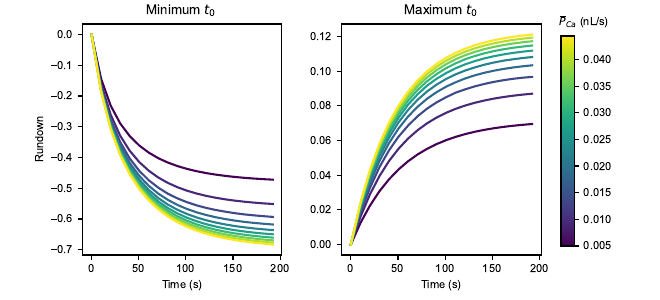

Here is the Python script that generated this plot:
import numpy as np
import matplotlib.pyplot as plt
import matplotlib

import helpers
import parameters

pca_range = np.linspace(parameters.pca_min, parameters.pca_max, 10)
thold = parameters.thold_default
n_sweep, mult = parameters.cal_n_sweep(thold)
R = parameters.R_default # cm
dR = parameters.dR # cm
t0_arr = [parameters.t0_min, parameters.t0_max] # milli seconds

N_div = int((R-parameters.Rh)/dR)

# Set font
matplotlib.rc('font', family='arial', size = 8)

fig = plt.figure(figsize=(6.6, 3))
fig_cont = []
for i in range(2):
    fig_cont.append(fig.add_subplot(int(f'12{i+1}')))
fig_cont[0].set_ylabel('Rundown')
fig_cont[0].set_xlabel('Time (s)')
fig_cont[1].set_xlabel('Time (s)')
fig_cont[0].set_xticks([0, 50, 100, 150, 200], [0, 50, 100, 150, 200])
fig_cont[1].set_xticks([0, 50, 100, 150, 200], [0, 50, 100, 150, 200])

colors = [matplotlib.cm.viridis(x) for x in np.linspace(0, 1, len(pca_range))]

for i in range(len(pca_range)):
    #d = helpers.simulate_ical(n_sweep, N_div, R, t0, pca_range[i])
    x_range = np.linspace(0, n_sweep-1, n_sweep)*mult

    d, _ = helpers.simulate_ical_curr(n_sweep, N_div, R, t0_arr[0], pca_range[i])
    fig_cont[0].plot(x_range, d, color = colors[i])

    d, _ = helpers.simulate_ical_curr(n_sweep, N_div, R, t0_arr[1], pca_range[i])
    fig_cont[1].plot(x_range, d, color = colors[i])
    
# Add colorbar between the subplots on the top
cax = fig.add_axes([0.85, 0.18, 0.02, 0.7])  # Adjust position and size as needed
norm = matplotlib.colors.Normalize(vmin=np.min(pca_range), vmax=np.max(pca_range))
sm = plt.cm.ScalarMappable(cmap=matplotlib.cm.viridis, norm=norm)
sm.set_array([])  # You need to set an empty array to the ScalarMappable

# tlabel
fig_cont[0].set_title("Minimum $t_0$")
fig_cont[1].set_title("Maximum $t_0$")

# Create colorbar
cbar = plt.colorbar(sm, cax=cax, orientation='vertical')

# Manually set the colorbar label at the bottom
label_text = '$\overline{P}_{Ca}$ (nL/s)'
cbar.set_label('')
cbar.ax.text(1.8, 1.1, label_text, va='top', ha='center', \
             transform=cbar.ax.transAxes)


plt.subplots_adjust(top=0.92, right=0.82, bottom= 0.15, wspace=0.30)
plt.savefig('figures/figure8.pdf')
plt.close()